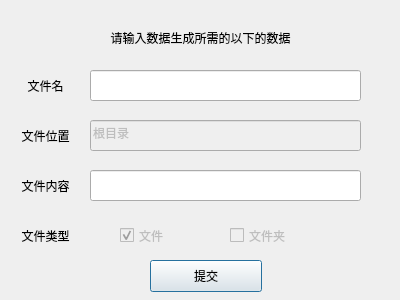
<?xml version="1.0" encoding="UTF-8"?>
<ui version="4.0">
 <class>dialog_gen_data</class>
 <widget class="QDialog" name="dialog_gen_data">
  <property name="geometry">
   <rect>
    <x>0</x>
    <y>0</y>
    <width>400</width>
    <height>300</height>
   </rect>
  </property>
  <property name="windowTitle">
   <string>Dialog</string>
  </property>
  <widget class="QLabel" name="label">
   <property name="geometry">
    <rect>
     <x>10</x>
     <y>30</y>
     <width>381</width>
     <height>16</height>
    </rect>
   </property>
   <property name="text">
    <string>请输入数据生成所需的以下的数据</string>
   </property>
   <property name="alignment">
    <set>Qt::AlignCenter</set>
   </property>
  </widget>
  <widget class="QLineEdit" name="edit_fileName">
   <property name="geometry">
    <rect>
     <x>90</x>
     <y>70</y>
     <width>271</width>
     <height>31</height>
    </rect>
   </property>
   <property name="sizePolicy">
    <sizepolicy hsizetype="Preferred" vsizetype="Preferred">
     <horstretch>0</horstretch>
     <verstretch>0</verstretch>
    </sizepolicy>
   </property>
  </widget>
  <widget class="QLineEdit" name="lineEdit_2">
   <property name="enabled">
    <bool>false</bool>
   </property>
   <property name="geometry">
    <rect>
     <x>90</x>
     <y>120</y>
     <width>271</width>
     <height>31</height>
    </rect>
   </property>
   <property name="cursor">
    <cursorShape>ForbiddenCursor</cursorShape>
   </property>
   <property name="text">
    <string>根目录</string>
   </property>
  </widget>
  <widget class="QLabel" name="label_2">
   <property name="geometry">
    <rect>
     <x>10</x>
     <y>70</y>
     <width>71</width>
     <height>31</height>
    </rect>
   </property>
   <property name="text">
    <string>文件名</string>
   </property>
   <property name="alignment">
    <set>Qt::AlignCenter</set>
   </property>
  </widget>
  <widget class="QLabel" name="label_3">
   <property name="geometry">
    <rect>
     <x>10</x>
     <y>120</y>
     <width>71</width>
     <height>31</height>
    </rect>
   </property>
   <property name="text">
    <string>文件位置</string>
   </property>
   <property name="alignment">
    <set>Qt::AlignCenter</set>
   </property>
  </widget>
  <widget class="QLabel" name="label_4">
   <property name="geometry">
    <rect>
     <x>10</x>
     <y>170</y>
     <width>71</width>
     <height>31</height>
    </rect>
   </property>
   <property name="text">
    <string>文件内容</string>
   </property>
   <property name="alignment">
    <set>Qt::AlignCenter</set>
   </property>
  </widget>
  <widget class="QCheckBox" name="checkBox">
   <property name="enabled">
    <bool>false</bool>
   </property>
   <property name="geometry">
    <rect>
     <x>120</x>
     <y>220</y>
     <width>86</width>
     <height>31</height>
    </rect>
   </property>
   <property name="text">
    <string>文件</string>
   </property>
   <property name="checkable">
    <bool>true</bool>
   </property>
   <property name="checked">
    <bool>true</bool>
   </property>
   <property name="tristate">
    <bool>false</bool>
   </property>
  </widget>
  <widget class="QCheckBox" name="checkBox_2">
   <property name="enabled">
    <bool>false</bool>
   </property>
   <property name="geometry">
    <rect>
     <x>230</x>
     <y>220</y>
     <width>86</width>
     <height>31</height>
    </rect>
   </property>
   <property name="text">
    <string>文件夹</string>
   </property>
   <property name="checkable">
    <bool>false</bool>
   </property>
  </widget>
  <widget class="QLabel" name="label_5">
   <property name="geometry">
    <rect>
     <x>10</x>
     <y>220</y>
     <width>71</width>
     <height>31</height>
    </rect>
   </property>
   <property name="text">
    <string>文件类型</string>
   </property>
   <property name="alignment">
    <set>Qt::AlignCenter</set>
   </property>
  </widget>
  <widget class="QPushButton" name="btn_submit">
   <property name="geometry">
    <rect>
     <x>150</x>
     <y>260</y>
     <width>112</width>
     <height>32</height>
    </rect>
   </property>
   <property name="text">
    <string>提交</string>
   </property>
  </widget>
  <widget class="QLineEdit" name="edit_fileContent">
   <property name="geometry">
    <rect>
     <x>90</x>
     <y>170</y>
     <width>271</width>
     <height>31</height>
    </rect>
   </property>
   <property name="sizePolicy">
    <sizepolicy hsizetype="Preferred" vsizetype="Preferred">
     <horstretch>0</horstretch>
     <verstretch>0</verstretch>
    </sizepolicy>
   </property>
  </widget>
 </widget>
 <resources/>
 <connections/>
</ui>
